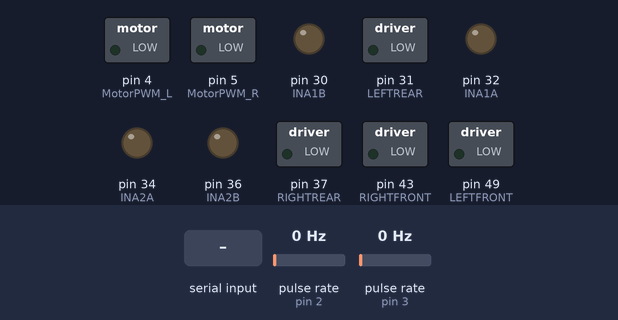
This sketch was run on a simulated Arduino Mega 2560, built with avr-gcc and run on an emulated ATmega2560. Parts: switched loads named in the sketch (green lamp = pin HIGH), output pins drawn as LEDs (lit = HIGH). Wiring (inferred from the names in the program): 2 × pulse sensor: data pin 2 / data pin 3. Dashed ring = blinking. The test bench sets the inputs (shaded band); at power-on: pulse rate (sensors on pin 2, pin 3) 0 Hz. What the sketch prints to the serial monitor is not drawn.

Above: at 2.2 s.
2.3 s: "Q" received over the second serial link
At 2.76 s:
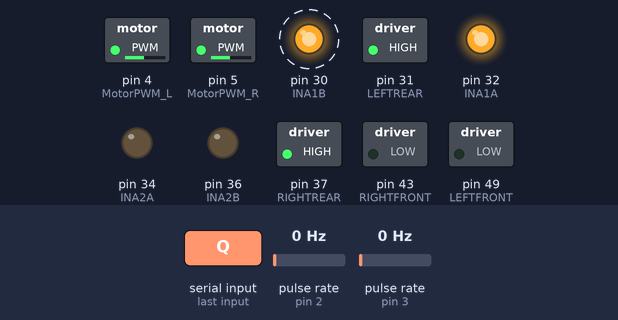
5.3 s: "F" received over the second serial link
At 8.0 s:
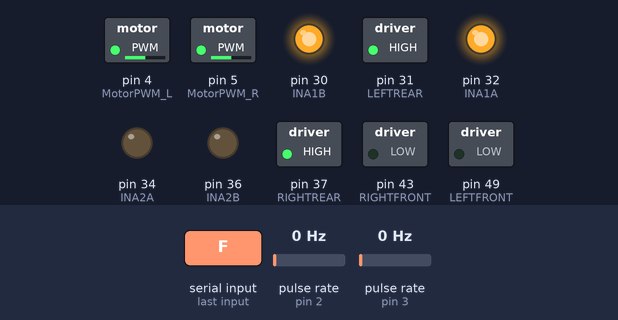
8.3 s: "B" received over the second serial link
At 8.6 s:
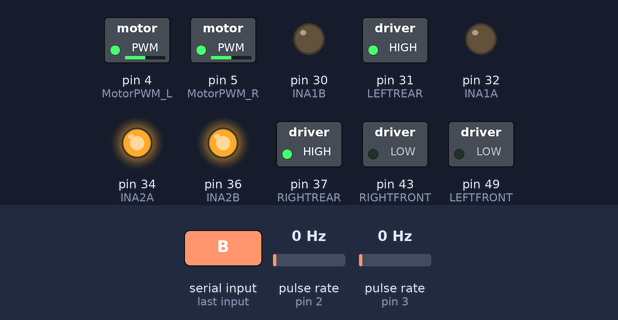
9.8 s: "L" received over the second serial link
At 11.0 s:
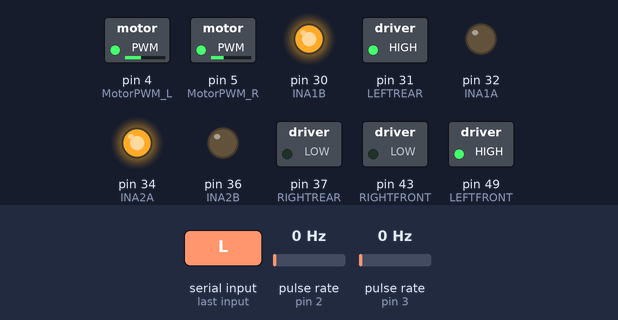
11.3 s: "S" received over the second serial link
At 12.1 s:
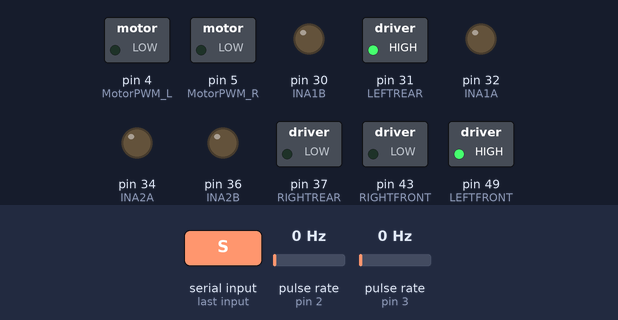
12.8 s: "R" received over the second serial link
At 13.3 s:
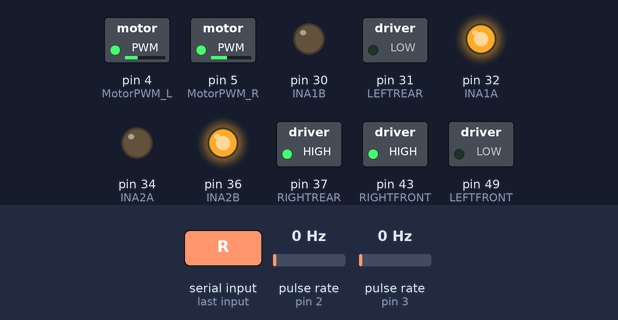
Timing chart, 0 to 15.3 s (numbered marks = the images above; inputs shaded):
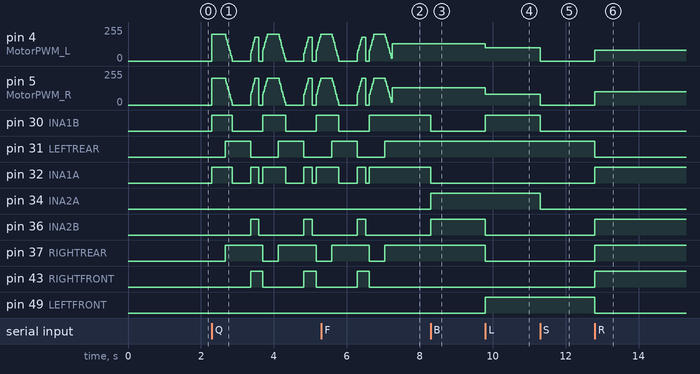

The sketch:

sketch_mar26b.ino
```cpp
//From LAB 5 PWM Motor.c.txt
// Pins for all inputs, keep in mind the PWM defines must be on PWM pins
#define MotorPWM_A 4 //left motor
#define MotorPWM_B 5 //right motor
#define BLUETOOTH_BAUD_RATE 38400

// Motor pins
#define MotorPWM_L 4   // left motor PWM
#define MotorPWM_R 5   // right motor PWM
#define INA1A 32
#define INA2A 34
#define INA1B 30
#define INA2B 36

//LED pins
#define LEFTREAR 31
#define LEFTFRONT 49
#define RIGHTREAR 37
#define RIGHTFRONT 43

// Encoder pins
#define ENCODER_LEFT  2
#define ENCODER_RIGHT 3

// ============================
// Encoder counters
// ============================
volatile long count_left = 0;
volatile long count_right = 0;

// ============================
// RPM conversion
// For 100 ms sample time:
// RPM = counts * 3.125
// because 60/0.1 / (48*4) = 3.125
// ============================
float rotation = 3.125;
int pwm = 0;

// sample time in ms
const unsigned long sampleTime = 100;

// ============================
// Interrupt service routines
// ============================
void ISRMotorLeft() {
  count_left++;
}

void ISRMotorRight() {
  count_right++;
}
// ============================
// Light control
// ============================
void OFFLights(){
  digitalWrite(LEFTREAR, LOW);
  digitalWrite(RIGHTREAR, LOW);
  digitalWrite(LEFTFRONT, LOW);
  digitalWrite(RIGHTFRONT, LOW);
}

void ONLights(){
  digitalWrite(LEFTREAR, HIGH);
  digitalWrite(RIGHTREAR, HIGH);
  digitalWrite(LEFTFRONT, HIGH);
  digitalWrite(RIGHTFRONT, HIGH);
}

void BREAKLights(){
  digitalWrite(LEFTREAR, HIGH);
  digitalWrite(RIGHTREAR, HIGH);
}

void RIGHTLights(){
  digitalWrite(RIGHTREAR, HIGH);
  digitalWrite(RIGHTFRONT, HIGH);
}

void LEFTLights(){
  digitalWrite(LEFTREAR, HIGH);
  digitalWrite(LEFTFRONT, HIGH);
}

// ============================
// Motor control
// ============================
void Forward(int speed) {
  analogWrite(MotorPWM_L, speed);
  analogWrite(MotorPWM_R, speed);

  // Left motor forward
  digitalWrite(INA1A, HIGH);
  digitalWrite(INA2A, LOW);

  // Right motor forward
  digitalWrite(INA1B, HIGH);
  digitalWrite(INA2B, LOW);
}

void Backward(int speed) {
  analogWrite(MotorPWM_L, speed);
  analogWrite(MotorPWM_R, speed);

  // Left motor backward
  digitalWrite(INA1A, LOW);
  digitalWrite(INA2A, HIGH);

  // Right motor backward
  digitalWrite(INA1B, LOW);
  digitalWrite(INA2B, HIGH);
}

void Left(int speed)
{
  OFFLights();
  LEFTLights();
  analogWrite(MotorPWM_L, speed);
  analogWrite(MotorPWM_R, speed - 20);

  // Left motor backward
  digitalWrite(INA1A, LOW);
  digitalWrite(INA2A, HIGH);

  // Right motor forward
  digitalWrite(INA1B, HIGH);
  digitalWrite(INA2B, LOW);
}

void Right(int speed)
{
  OFFLights();
  RIGHTLights();
  analogWrite(MotorPWM_L, speed - 20);
  analogWrite(MotorPWM_R, speed);

  // Left motor forward
  digitalWrite(INA1A, HIGH);
  digitalWrite(INA2A, LOW);

  // Right motor backward
  digitalWrite(INA1B, LOW);
  digitalWrite(INA2B, HIGH);
}

void StopMotors() {
  analogWrite(MotorPWM_L, 0);
  analogWrite(MotorPWM_R, 0);

  digitalWrite(INA1A, LOW);
  digitalWrite(INA2A, LOW);
  digitalWrite(INA1B, LOW);
  digitalWrite(INA2B, LOW);
}

void Halt(int startSpeed)
{
  BREAKLights();
  for (int s = startSpeed; s > 0; s -= 20) {
    Forward(s);
    delay(20);
  }
  StopMotors();

}

void Turn(int maxSpeed, int turnTime)
{
  for (int s = 80; s <= maxSpeed; s += 20) {
    Right(s);
    delay(20);
  }
  delay(turnTime);  // actual turning duration
  StopMotors();
}

void Accelerate(int maxSpeed)
{
  OFFLights();
  for (int s = 80; s <= maxSpeed; s += 20) {
    Forward(s);
    delay(20);
  }
}

//Setup function.
void setup() {
  Serial.begin(9600);
  Serial2.begin(BLUETOOTH_BAUD_RATE);

  // Motor pins
  pinMode(MotorPWM_L, OUTPUT);
  pinMode(MotorPWM_R, OUTPUT);
  pinMode(INA1A, OUTPUT);
  pinMode(INA2A, OUTPUT);
  pinMode(INA1B, OUTPUT);
  pinMode(INA2B, OUTPUT);

  // Encoder pins
  pinMode(ENCODER_LEFT, INPUT_PULLUP);
  pinMode(ENCODER_RIGHT, INPUT_PULLUP);

  // Light Control
  pinMode(LEFTFRONT, OUTPUT);
  pinMode(RIGHTFRONT, OUTPUT);
  pinMode(LEFTREAR, OUTPUT);
  pinMode(RIGHTREAR, OUTPUT);

  attachInterrupt(digitalPinToInterrupt(ENCODER_LEFT), ISRMotorLeft, FALLING);
  attachInterrupt(digitalPinToInterrupt(ENCODER_RIGHT), ISRMotorRight, FALLING);

  StopMotors();
  delay(1000);

  Serial.println("PWM,RPM_Left,RPM_Right");
  Serial2.println("PWM,RPM_Left,RPM_Right");
}

// ============================
// Loop
// ============================
void loop() {
  // put your main code here, to run repeatedly:
    if (Serial2.available()) {
    char cmd = Serial2.read();

    if (cmd == 'F') {
      Forward(128);
    }
    else if (cmd == 'B') {
      Backward(128);
    }
    else if (cmd == 'S') {
      StopMotors();
    }
    else if (cmd == 'L') {
      Left(100);
    }
    else if (cmd == 'R') {
      Right(100);
    }
    else if (cmd == 'Q'){ //these were all calibrated using a dead ish battery
      int speed = 200;
      Forward(speed);
      delay(360);

      Halt(speed); //First turn
      delay(500);
      Turn(speed, 85);
      delay(105);
      Accelerate(speed);
      delay(290); //ms

      Halt(speed); //Second turn
      delay(500);
      Turn(speed, 95);
      delay(105);
      Accelerate(speed);
      delay(280);

      Halt(speed); //Third turn
      delay(500);
      Turn(speed, 90);
      delay(105);
      Accelerate(speed);
      delay(280);

      Halt(speed); //Stops at beginning point (hopefully.)
      StopMotors();
    }
  }
}
```

Measured:
- after the input at 2.3 s, pin 30 (INA1B): alternates HIGH for 0.60 s and LOW for 0.84 s, starting at once; pin 31 (LEFTREAR): alternates HIGH for 0.70 s and LOW for 0.76 s, starting after 0.36 s
- after the input at 5.3 s, pin 30 (INA1B), pin 32 (INA1A): goes on until 6.6 s, then stays HIGH
- after the input at 8.3 s, pin 30 (INA1B), pin 32 (INA1A): HIGH → LOW at once; pin 34 (INA2A), pin 36 (INA2B): LOW → HIGH at once
- after the input at 9.8 s, pin 4 (MotorPWM_L): 128/255 → 100/255 at once; pin 5 (MotorPWM_R): 128/255 → 80/255 at once; pin 30 (INA1B), pin 49 (LEFTFRONT): LOW → HIGH at once; pin 36 (INA2B), pin 37 (RIGHTREAR): HIGH → LOW at once
- after the input at 11.3 s, pin 4 (MotorPWM_L): 100/255 → 0/255 at once; pin 5 (MotorPWM_R): 80/255 → 0/255 at once; pin 30 (INA1B), pin 34 (INA2A): HIGH → LOW at once
- after the input at 12.8 s, pin 4 (MotorPWM_L): 0/255 → 80/255 at once; pin 5 (MotorPWM_R): 0/255 → 100/255 at once; pin 31 (LEFTREAR), pin 49 (LEFTFRONT): HIGH → LOW at once; pin 32 (INA1A), pin 36 (INA2B), pin 37 (RIGHTREAR), pin 43 (RIGHTFRONT): LOW → HIGH at once
